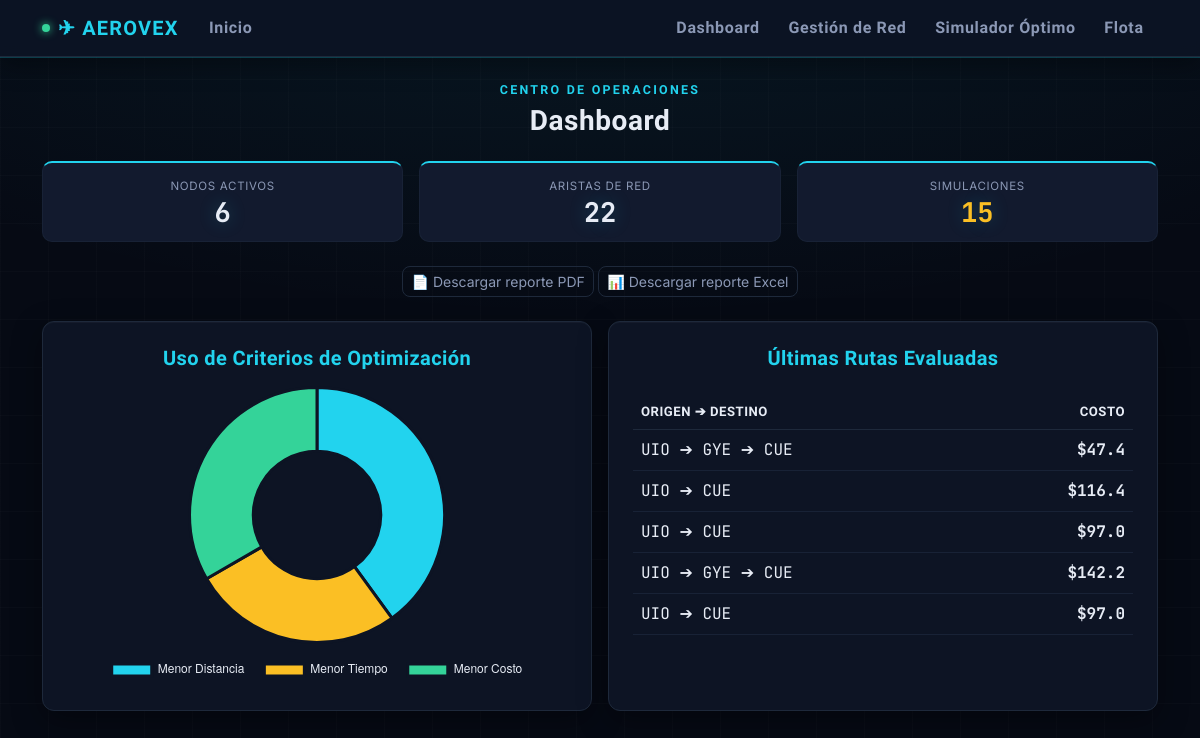
/dashboard, run on the app's committed database.
### models.py (models this page shows)
class Simulacion(db.Model):
    id = db.Column(db.Integer, primary_key=True)
    origen = db.Column(db.String(150))
    destino = db.Column(db.String(150))
    criterio = db.Column(db.String(50))
    distancia_total = db.Column(db.Float)
    tiempo_total = db.Column(db.Float)
    costo_total = db.Column(db.Float)
    consumo_total = db.Column(db.Float)
    nodos_ruta = db.Column(db.Text)
    estado_red = db.Column(db.String(100))

### app.py (the view)
@app.route("/dashboard")
def dashboard():
    total_simulaciones = Simulacion.query.count()
    total_rutas = Ruta.query.count()
    aeropuertos_activos = Aeropuerto.query.filter_by(estado="Abierto").count()
    simulaciones = Simulacion.query.all()
    criterios_stats = {"Menor Distancia": 0, "Menor Tiempo": 0, "Menor Costo": 0}
    for sim in simulaciones:
        if sim.criterio in criterios_stats:
            criterios_stats[sim.criterio] += 1
    return render_template("dashboard.html",
                           total_sim=total_simulaciones,
                           total_rutas=total_rutas,
                           nodos=aeropuertos_activos,
                           grafico_criterios=json.dumps(criterios_stats),
                           ultimas_sim=Simulacion.query.order_by(Simulacion.id.desc()).limit(5).all())

### templates/dashboard.html (shortened to what this page needs)
{% extends 'base.html' %}
{% block content %}
<div class="mb-4 text-center">
    <div class="eyebrow mb-1">CENTRO DE OPERACIONES</div>
    <h3 class="display-heading mb-0">Dashboard</h3>
</div>
<div class="row g-3 mb-4">
    <div class="col-md-4">
        <div class="gauge">
            <small class="gauge-label">Nodos activos</small>
            <span class="gauge-value">{{ nodos }}</span>
        </div>
    </div>
    <div class="col-md-4">
        <div class="gauge">
            <small class="gauge-label">Aristas de red</small>
            <span class="gauge-value">{{ total_rutas }}</span>
        </div>
    </div>
    <div class="col-md-4">
        <div class="gauge {{ 'gauge-warn' if total_sim == 0 else '' }}">
            <small class="gauge-label">Simulaciones</small>
            <span class="gauge-value" style="color: var(--amber) !important;">{{ total_sim }}</span>
        </div>
    </div>
</div>
<div class="text-center mb-4">
    <a href="/exportar/pdf" class="btn btn-sm" style="border: 1px solid var(--border); color: var(--text-dim); border-radius: 8px;">📄 Descargar reporte PDF</a>
    <a href="/exportar/excel" class="btn btn-sm" style="border: 1px solid var(--border); color: var(--text-dim); border-radius: 8px;">📊 Descargar reporte Excel</a>
</div>
<div class="row g-3">
    <div class="col-md-6">
        <div class="card p-4 h-100">
            <h5 class="text-center mb-3" style="color: var(--cyan);">Uso de Criterios de Optimización</h5>
            {% if total_sim == 0 %}
            <div class="d-flex flex-column align-items-center justify-content-center text-center" style="height: 260px;">
                <div style="font-size: 2.2rem;">📊</div>
                <p class="text-secondary mb-1">Aún no hay simulaciones registradas</p>
                <a href="/rutas" class="btn btn-sm btn-neon mt-2">Ir al Simulador Óptimo</a>
            </div>
            {% else %}
            <div style="height: 300px;">
                <canvas id="miGrafico"></canvas>
            </div>
            {% endif %}
        </div>
    </div>
    <div class="col-md-6">
        <div class="card p-4 h-100">
            <h5 class="text-center mb-3" style="color: var(--cyan);">Últimas Rutas Evaluadas</h5>
            {% if ultimas_sim %}
            <div class="table-responsive">
                <table class="table table-hover mt-2">
                    <thead>
                        <tr>
                            <th>Origen ➔ Destino</th>
                            <th class="text-end">Costo</th>
                        </tr>
                    </thead>
                    <tbody>
                        {% for s in ultimas_sim %}
                        <tr>
                            <td class="data-readout">{{ s.nodos_ruta }}</td>
                            <td class="data-readout fw-bold text-end" style="color: var(--amber);">${{ s.costo_total }}</td>
                        </tr>
                        {% endfor %}
                    </tbody>
                </table>
            </div>
            {% else %}
            <div class="d-flex flex-column align-items-center justify-content-center text-center" style="height: 260px;">
                <div style="font-size: 2.2rem;">🗺️</div>
                <p class="text-secondary mb-1">Sin rutas evaluadas todavía</p>
                <a href="/rutas" class="btn btn-sm btn-neon mt-2">Calcular una ruta</a>
            </div>
            {% endif %}
        </div>
    </div>
</div>
{% endblock %}
{% block scripts %}
{% if total_sim > 0 %}
<script>
    var ctx = document.getElementById('miGrafico').getContext('2d');
    new Chart(ctx, {
        type: 'doughnut',
        data: {
            labels: Object.keys({{ grafico_criterios | safe }}),
            datasets: [{
                data: Object.values({{ grafico_criterios | safe }}),
                backgroundColor: ['#22d3ee', '#fbbf24', '#34d399'],
                borderColor: '#0d1424',
                borderWidth: 3
            }]
        },
        options: {
            responsive: true,
            maintainAspectRatio: false,
            plugins: {
                legend: {
                    position: 'bottom',
                    labels: { color: '#e7ecf5', padding: 20 }
                }
            }
        }
    });
</script>
{% endif %}
{% endblock %}

### templates/base.html (style rules this page uses)
:root { --bg-void: #060a14; --bg-panel: #0d1424; --bg-panel-2: #121a2e; --border: #1e293b; --border-soft: #182236; --cyan: #22d3ee; --cyan-dim: #0e7490; --amber: #fbbf24; --green: #34d399; --red: #f87171; --grey: #64748b; --text: #e7ecf5; --text-dim: #8b98b5; --font-display: 'Rajdhani', sans-serif; --font-body: 'Inter', 'Segoe UI', sans-serif; --font-mono: 'JetBrains Mono', monospace; }
body { background-color: var(--bg-void); color: var(--text); font-family: var(--font-body); background-image: radial-gradient(ellipse 80% 50% at 50% -10%, rgba(34,211,238,0.08), transparent), repeating-linear-gradient(0deg, rgba(255,255,255,0.015) 0px, rgba(255,255,255,0.015) 1px, transparent 1px, transparent 48px), repeating-linear-gradient(90deg, rgba(255,255,255,0.015) 0px, rgba(255,255,255,0.015) 1px, transparent 1px, transparent 48px); min-height: 100vh; }
h1, h2, h3, h4, h5, .display-heading { font-family: var(--font-display); font-weight: 700; letter-spacing: 0.02em; }
.font-mono, .data-readout { font-family: var(--font-mono); color: var(--text); }
.card, .card * { color: var(--text); }
.gauge { background: var(--bg-panel-2); border: 1px solid var(--border-soft); border-top: 2px solid var(--cyan); border-radius: 10px; padding: 0.9rem 0.6rem; text-align: center; }
.gauge-label { color: var(--text-dim) !important; font-size: 0.72rem; text-transform: uppercase; letter-spacing: 0.06em; display: block; margin-bottom: 4px; }
.gauge-value { font-family: var(--font-mono); font-weight: 700; font-size: 1.7rem; line-height: 1; color: var(--text) !important; text-shadow: 0 0 18px rgba(34,211,238,0.25); display: block; }
.eyebrow { font-family: var(--font-display); font-weight: 600; letter-spacing: 0.18em; text-transform: uppercase; color: var(--cyan); font-size: 0.78rem; }
.card { background-color: var(--bg-panel); border: 1px solid var(--border); border-radius: 12px; box-shadow: 0 10px 30px rgba(0,0,0,0.35), 0 1px 0 rgba(255,255,255,0.03) inset; }
.table { --bs-table-color: var(--text); --bs-table-bg: transparent; --bs-table-border-color: var(--border-soft); --bs-table-striped-color: var(--text); --bs-table-striped-bg: rgba(255,255,255,0.025); --bs-table-hover-color: var(--text); --bs-table-hover-bg: rgba(34,211,238,0.07); color: var(--text) !important; }
.table > :not(caption) > * > * { color: var(--text) !important; box-shadow: none !important; }
thead th { color: var(--cyan) !important; font-family: var(--font-display); letter-spacing: 0.05em; text-transform: uppercase; font-size: 0.8rem; border-bottom: 1px solid var(--border) !important; padding-bottom: 0.75rem; }
tbody td { border-color: var(--border-soft) !important; padding-top: 0.7rem; padding-bottom: 0.7rem; }
h5, h6 { color: var(--text); }
table { color: var(--text) !important; }
thead th { color: var(--cyan) !important; font-family: var(--font-display); letter-spacing: 0.04em; text-transform: uppercase; font-size: 0.82rem; border-bottom: 1px solid var(--border) !important; }
tbody td { border-color: var(--border-soft) !important; }
a { color: var(--cyan); }

### data on the page
Simulacion: nodos_ruta "UIO ➔ GYE ➔ CUE", costo_total "47.4"
Simulacion: nodos_ruta "UIO ➔ CUE", costo_total "116.4"
Simulacion: nodos_ruta "UIO ➔ CUE", costo_total "97.0"
Simulacion: nodos_ruta "UIO ➔ GYE ➔ CUE", costo_total "142.2"
Simulacion: nodos_ruta "UIO ➔ CUE", costo_total "97.0"

### other printed values
{{ nodos }} "6"
{{ total_rutas }} "22"
{{ total_sim }} "15"
chart data {{ grafico_criterios | safe }} {"Menor Distancia": 6, "Menor Tiempo": 4, "Menor Costo": 5}
